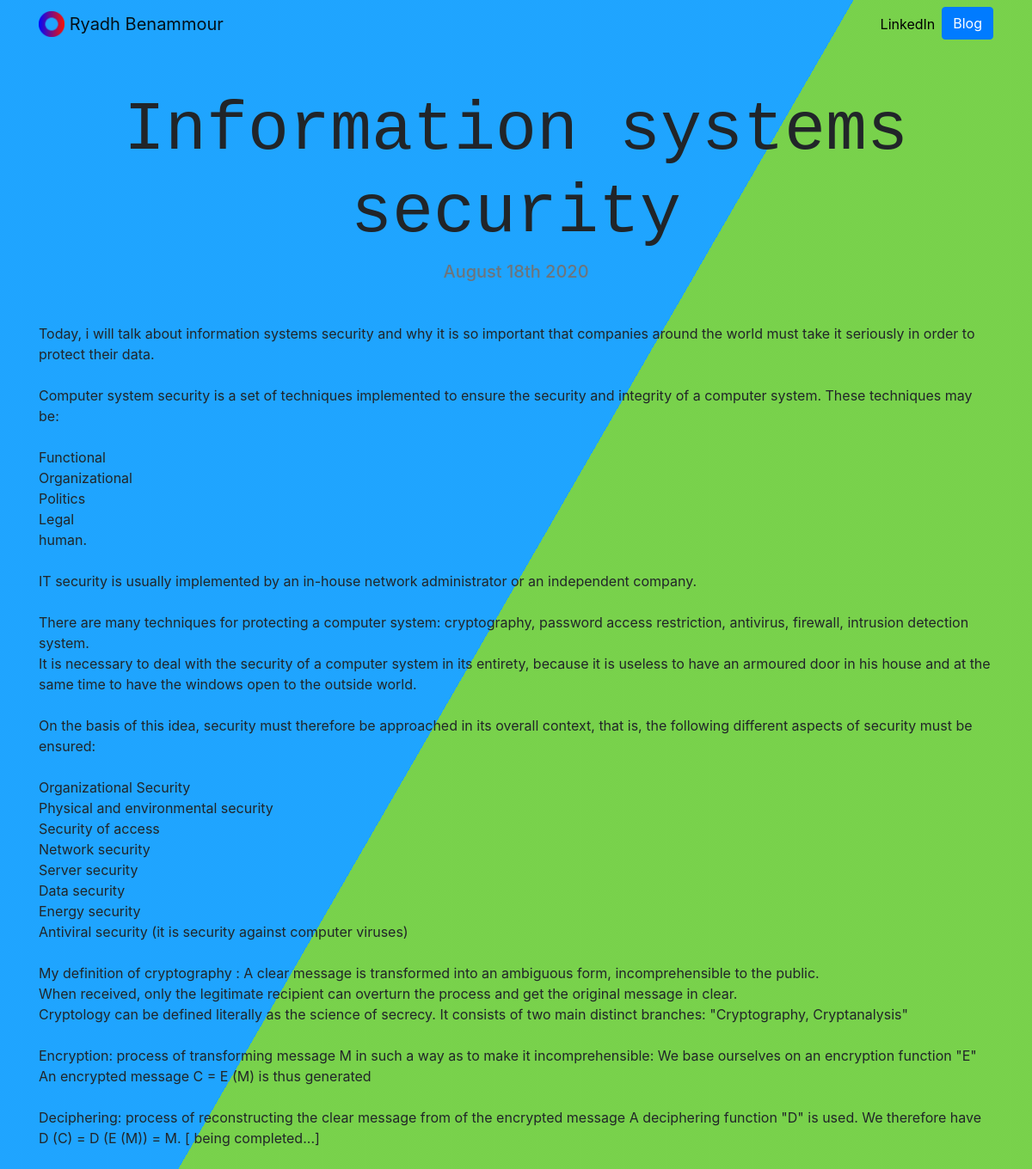
Page /blog/3/ on the committed database.
### blog/models.py (models this page shows, shortened)
class Blog(models.Model):
    title = models.CharField(max_length=200)
    description = models.TextField()
    date = models.DateField()

### blog/views.py (the view)
# urls.py: path('<int:blog_id>/', views.detail, name='detail')
def detail(request, blog_id):
    blog = get_object_or_404(Blog, pk=blog_id)
    return render(request, 'blog/detail.html',{'blog':blog})

### blog/templates/blog/detail.html
{% extends "portfolio/base.html" %}
{% load static %}
{% block content %}
<h1 class="text-center mt-5" id="blogdetailtitle">{{ blog.title }}</h1>
<h5 class="text-center text-muted mb-5">{{ blog.date|date:'F jS Y' }}</h5>
{{ blog.description|safe }}
{% endblock %} %}

### portfolioacc/static/portfolio/custom.css (style rules this page uses)
html { height:100%; }
body { height: 100%; margin:0; padding:0 font-family: 'Lato', sans-serif; }
@media (min-width: 992px) { #blogdetailtitle { font-size: 5rem; } }
body { margin:0; }
h1 { font-family:monospace; }

### rows in the picture
Blog: title "Information systems security", date "August 18th 2020", description "Today, i will talk about information systems security and why it is so important that companies around the world must take it seriously in order to protect their data. Computer system security is a set of techniques implemented to ensure the security and integrity of a computer system. These techniques may be: Functional Organizational Politics Legal human. IT security is usually implemented by an in-house network administrator or an independent company. There are many techniques for protecting a computer system: cryptography, password access restriction, antivirus, firewall, intrusion detection system. It is necessary to deal with the security of a computer system in its entirety, because…"
